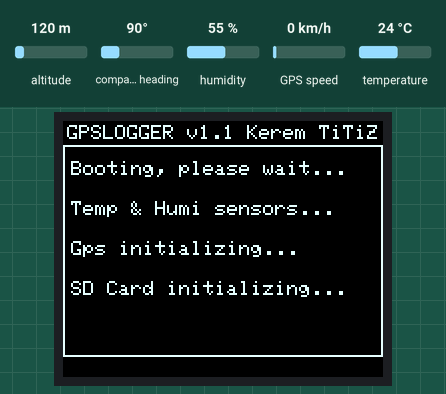
The sketch below on a simulated Arduino Uno, built with avr-gcc and run on an emulated ATmega328P. Parts: 160×128 colour display. Inputs (shaded band) come from the test bench; at power-on: altitude 120 m, humidity 55 %, compass heading 90°, temperature 24 °C, GPS speed 0 km/h. Storage starts empty; the GPS gets a fix after 3 s at 37.7749, -122.4194 with 8 satellites; what the sketch prints to the serial monitor is not drawn.

Above: at 6.1 s.
9.3 s: altitude set to 20 m
At 13.6 s:
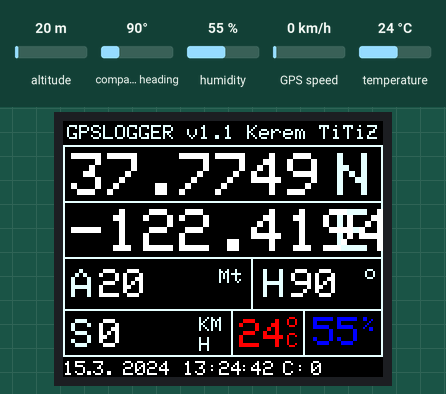
19.6 s: humidity set to 22 %
At 29.3 s:
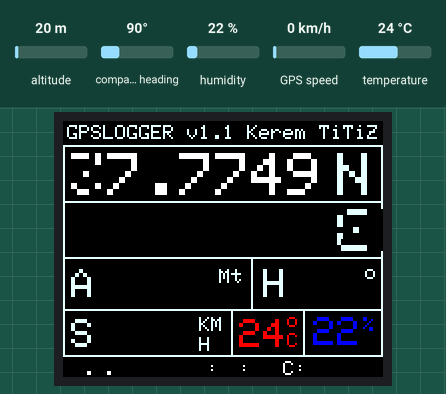
29.6 s: compass heading set to 7°
At 34.4 s:
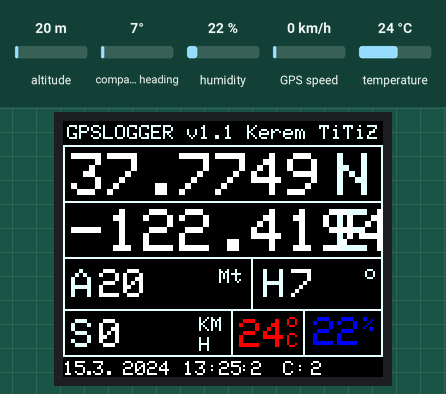
39.6 s: temperature set to 12 °C
At 49.1 s:
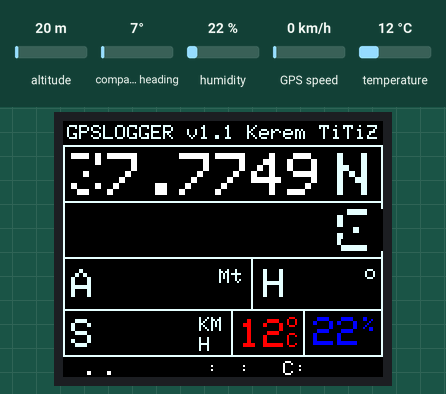
49.7 s: GPS speed set to 2 km/h
At 54.1 s:
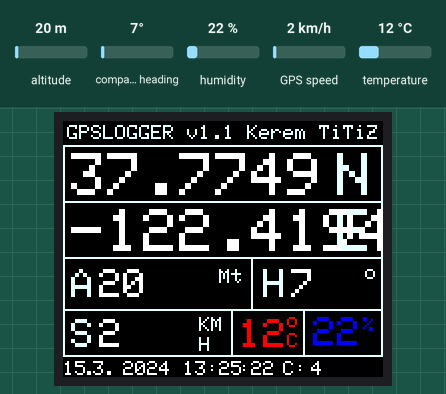
59.7 s: humidity set to 40 %
At 68.7 s:
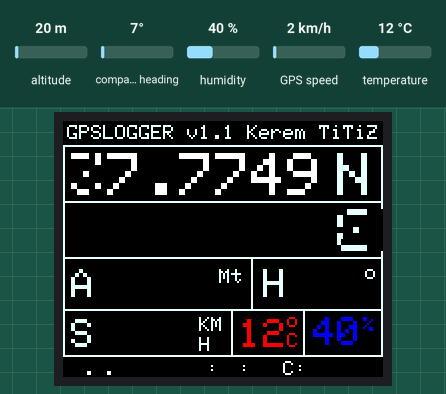
Timing chart, 0 to 70.2 s (numbered marks = the images above; inputs shaded):
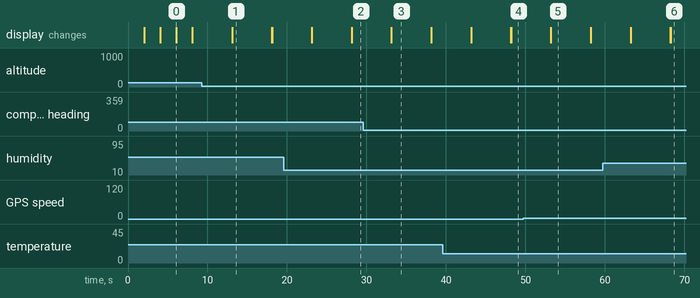

Measured:
- what the display in image 0 shows lasts 2.0 s, from 6.1 s to 8.1 s
- what the display in image 1 shows lasts 5.0 s, from 13.1 s to 18.1 s

The sketch:

arduino_gps_logger_with_1.7inc_tft.ino
```cpp
#include <stdlib.h> // convert functions
#include <SoftwareSerial.h> // Gps Communication Library
#include <TinyGPS.h> // Gps Library
#include <TFT.h>  // Arduino LCD library
#include <SPI.h>
#include <dht.h> // Arduino Analog Sensor Library
#include <SD.h> // Arduino SD Card Library


// TFT pin definition for the Uno
#define sd_cs  4
#define cs   10
#define dc   9
#define rst  8

//temp & humi
#define dht_dpin A0

TinyGPS gps; // gps act.
SoftwareSerial nss(2, 3); // serial comm. for gps module
TFT TFTscreen = TFT(cs, dc, rst); //lcd
int ledPin =  7; //activity led
void gpsdump(TinyGPS &gps);
bool feedgps();
void printFloat(double f, int digits = 2);
int sayac = 0; //gps count
dht DHT; //temp & humi


void setup()
{

  Serial.begin(9600);
   while (!Serial) {
    ; // wait for serial port to connect. Needed for Leonardo only
  }

  // software serial begin

    nss.begin(9600);

  //pinMode(ledPin, OUTPUT); //led check

  // TFT Start

    TFTscreen.begin();

  // TFT Gui

    TFTscreen.setTextSize(1);
    TFTscreen.background(0, 0, 0);
    TFTscreen.stroke(224,255,255);

 // begin lcd layout

    TFTscreen.text("GPSLOGGER v1.1 Kerem TiTiZ",2,2);
    Serial.print("GPSLOGGER v1.1 Kerem TiTiZ");
    Serial.println("");

    TFTscreen.rect(0, 12, 160, 106);

 // boot & sensors & gps loader

    TFTscreen.text("Booting, please wait...",4,20);
    Serial.print("Booting, please wait...");
    Serial.println("");

    delay(2000);

    TFTscreen.text("Temp & Humi sensors...",4,40);
    Serial.print("Temp & Humi sensors...");
    Serial.println("");

    delay(2000);

    TFTscreen.text("Gps initializing...",4,60);
    Serial.print("Gps initializing...");
    Serial.println("");

    delay(2000);

    if (!SD.begin(sd_cs)) {

      TFTscreen.text("SD Card fail...",4,80);
      Serial.print("SD Card fail...");
      Serial.println("");
      // don't do anything more:
     return;
    }
    TFTscreen.text("SD Card initializing...",4,80);
    Serial.print("SD Card initializing...");
    Serial.println("");

    delay(2000);

    TFTscreen.stroke(0,0,0);
    TFTscreen.text("Booting, please wait...",4,20);
    TFTscreen.text("Temp & Humi sensors...",4,40);
    TFTscreen.text("Gps initializing...",4,60);
    TFTscreen.text("SD Card fail...",4,80);
    TFTscreen.text("SD Card initializing...",4,80);
    TFTscreen.stroke(224,255,255);

  // main display lcd layout

  // legand
    TFTscreen.setTextSize(3);
    TFTscreen.text("N",137,16);
    TFTscreen.text("E",137,44);
    TFTscreen.setTextSize(2);
    TFTscreen.text("A",4,74);
    TFTscreen.text("H",100,74);
    TFTscreen.text("S",4,99);

  // units

    TFTscreen.setTextSize(1);
    TFTscreen.text("KM",68,98);
    TFTscreen.text("H",68,108);
    TFTscreen.text("Mt",78,74);
    TFTscreen.text("o",151,72);

 // frame lines

    TFTscreen.line(0,40,160,40);
    TFTscreen.line(0,68,160,68);
    TFTscreen.line(0,94,160,94);
    TFTscreen.line(94,68,94,94);
    TFTscreen.line(84,94,84,117);
    TFTscreen.line(120,94,120,117);

  // close main display lcd layout

    TFTscreen.noStroke();
    TFTscreen.stroke(255,255,255);


}

void loop()
{


  // gps variables
    long lat, lon;
    float flat, flon;
    unsigned long age, date, time, chars;
    int year;
    byte month, day, hour, minute, second, hundredths;
    unsigned short sentences, failed;
    unsigned long start = millis();
    String dataString ="";
    bool newdata = false;


  // int to char variables
    char lat_text[8]="";
    char long_text[8]="";
    char day_text[3]="";
    char month_text[3]="";
    char year_text[5]="";
    char hour_text[3]="";
    char minute_text[3]="";
    char second_text[3]="";
    char speed_text[4]="";
    char alt_text[5]="";
    char head_text[5]="";
    char temp_text[3]="";
    char humi_text[3]="";
    char sayac_text[8]="";


    // Temp & Humi display

    TFTscreen.setTextSize(2);
    TFTscreen.stroke(255,0,0);
    DHT.read11(dht_dpin);
    dtostrf(DHT.temperature,0,0,temp_text);
    TFTscreen.text(temp_text,88,99);
    TFTscreen.setTextSize(1);
    TFTscreen.text("o",112,96);
    TFTscreen.text("C",112,106);
    TFTscreen.stroke(0,0,255);
    TFTscreen.setTextSize(2);
    dtostrf(DHT.humidity,0,0,humi_text);
    TFTscreen.text(humi_text,125,98);
    TFTscreen.setTextSize(1);
    TFTscreen.text("%",150,98);

    while (millis() - start < 5000)
      {
        if (feedgps())
          newdata = true;
      }

   if (newdata) {

  // GPS Display

    TFTscreen.stroke(255,255,255);
    TFTscreen.setTextSize(3);
    gps.f_get_position(&flat, &flon);
    dtostrf(flat,0,4,lat_text);
    TFTscreen.text(lat_text,4,16); //La
    dtostrf(flon,0,4,long_text);
    TFTscreen.text(long_text,4,44); //lo

    feedgps();

    gps.crack_datetime(&year, &month, &day, &hour, &minute, &second, &hundredths);

    TFTscreen.setTextSize(1);
    dtostrf(static_cast<int>(day),0,0,day_text);
    TFTscreen.text(day_text,0,120);
    TFTscreen.text(".",10,120);
    dtostrf(static_cast<int>(month),0,0,month_text);
    TFTscreen.text(month_text,15,120);
    TFTscreen.text(".",20,120);
    dtostrf(static_cast<int>(year),0,0,year_text);
    TFTscreen.text(year_text,30,120);
    dtostrf(static_cast<int>(hour)+3,0,0,hour_text);
    TFTscreen.text(hour_text,60,120);
    TFTscreen.text(":",72,120);
    dtostrf(static_cast<int>(minute),0,0,minute_text);
    TFTscreen.text(minute_text,78,120);
    TFTscreen.text(":",88,120);
    dtostrf(static_cast<int>(second),0,0,second_text);
    TFTscreen.text(second_text,94,120);

    // GPS Log line counter display
    TFTscreen.text("C:",110,120);
    dtostrf(sayac,0,0,sayac_text);
    TFTscreen.text(sayac_text,124,120);

    feedgps();

    TFTscreen.setTextSize(2);
    dtostrf(gps.f_altitude(),0,0,alt_text);
    TFTscreen.text(alt_text,18,74); //ALT

    dtostrf(gps.f_course(),0,0,head_text);
    TFTscreen.text(head_text,114,74); //HEAD

    dtostrf(gps.f_speed_kmph(),0,0,speed_text);
    TFTscreen.text(speed_text,18,99); //SPEED

    feedgps();

   // Sd Card open file for write
   File dataFile = SD.open("gpsdata.txt", FILE_WRITE);

   // write variables to file
    if (dataFile) {
      //SD card prepare variables;
       dataString = "";
       dataString += sayac;
       dataString += "|";
       dataString += lat_text;
       dataString += "|";
       dataString += long_text;
       dataString += "|";
       dataString += day_text;
       dataString += ".";
       dataString += month_text;
       dataString += ".";
       dataString += year_text;
       dataString += "|";
       dataString += hour_text;
       dataString += ":";
       dataString += minute_text;
       dataString += ":";
       dataString += second_text;
       dataString += "|";
       dataString += speed_text;
       dataString += "|";
       dataString += alt_text;
       dataString += "|";
       dataString += head_text;
       dataString += "|";
       dataString += temp_text;
       dataString += "|";
       dataString += humi_text;
      dataFile.println(dataString);
      dataFile.close();
      // print to the serial port too:
      Serial.println(dataString);
    }

    sayac = sayac + 1;

   delay(5000);

    TFTscreen.stroke(0,0,0);
    TFTscreen.setTextSize(2);
    TFTscreen.text(temp_text,88,99);
    TFTscreen.text(humi_text,125,98);

    TFTscreen.stroke(0,0,0);
    TFTscreen.setTextSize(3);
    TFTscreen.text(lat_text,4,16);
    TFTscreen.text(long_text,4,44);
    TFTscreen.setTextSize(1);
    TFTscreen.text(day_text,0,120);
    TFTscreen.text(month_text,15,120);
    TFTscreen.text(year_text,30,120);
    TFTscreen.text(hour_text,60,120);
    TFTscreen.text(minute_text,78,120);
    TFTscreen.text(second_text,94,120);
    TFTscreen.text(sayac_text,124,120);
    TFTscreen.setTextSize(2);
    TFTscreen.text(alt_text,18,74);
    TFTscreen.text(head_text,114,74);
    TFTscreen.text(speed_text,18,99);

 }


}

/*void printFloat(double number, int digits)
{
  // Handle negative numbers
  if (number < 0.0)
  {
    TFTscreen.print('-');
    number = -number;
  }

  // Round correctly so that print(1.999, 2) prints as "2.00"
  double rounding = 0.5;
  for (uint8_t i=0; i<digits; ++i)
    rounding /= 10.0;

  number += rounding;

  // Extract the integer part of the number and print it
  unsigned long int_part = (unsigned long)number;
  double remainder = number - (double)int_part;
  TFTscreen.print(int_part);

  // Print the decimal point, but only if there are digits beyond
  if (digits > 0)
    TFTscreen.print(".");

  // Extract digits from the remainder one at a time
  while (digits-- > 0)
  {
    remainder *= 10.0;
    int toPrint = int(remainder);
    TFTscreen.print(toPrint);
    remainder -= toPrint;
  }
}

void gpsdump(TinyGPS &gps)
{


}*/

bool feedgps()
{
  while (nss.available())
  {
    if (gps.encode(nss.read()))
      return true;
  }
  return false;
}
```
